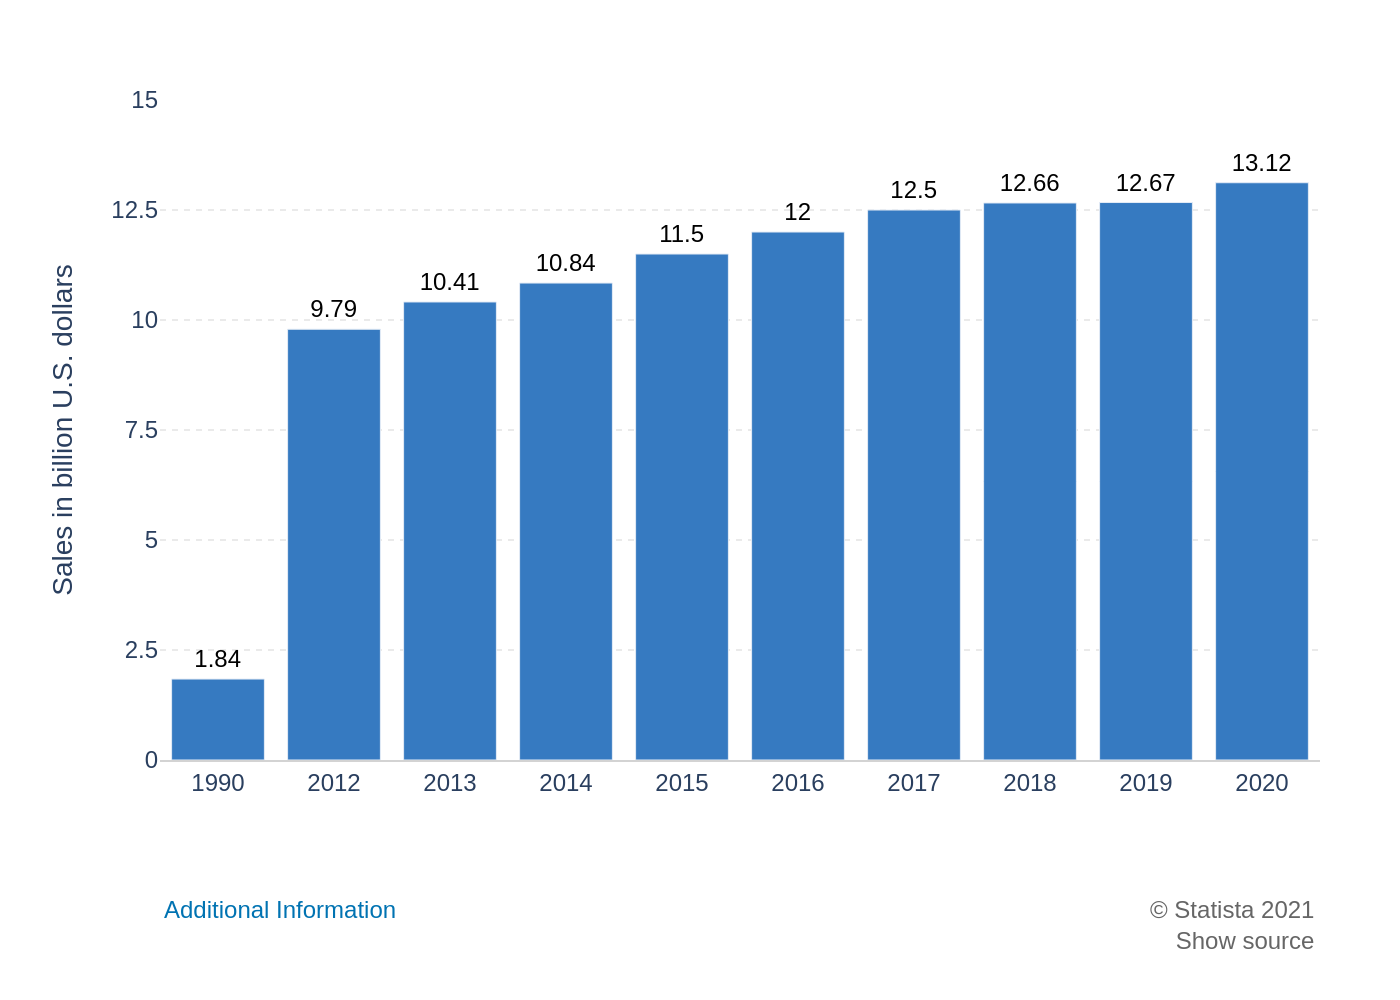

This figure's Python source:
import sys
import json
import os
import plotly.graph_objects as go

if len(sys.argv) != 2:
    print("Usage: python recreate_chart.py <path_to_json_file>")
    sys.exit(1)

json_path = sys.argv[1]

try:
    with open(json_path, 'r', encoding='utf-8') as f:
        chart_info = json.load(f)
except FileNotFoundError:
    print(f"Error: JSON file not found at {json_path}")
    sys.exit(1)
except json.JSONDecodeError:
    print(f"Error: Could not decode JSON from {json_path}")
    sys.exit(1)

base_name = os.path.splitext(os.path.basename(json_path))[0]
output_filename = f"{base_name}.png"

chart_data = chart_info.get('chart_data', [])
texts = chart_info.get('texts', {})
colors = chart_info.get('colors', {})

categories = [item['category'] for item in chart_data]
values = [item['value'] for item in chart_data]

fig = go.Figure()

fig.add_trace(go.Bar(
    x=categories,
    y=values,
    marker_color=colors.get('primary', ['#367AC1'])[0],
    text=values,
    textposition='outside',
    texttemplate='%{text}',
    cliponaxis=False,
    textfont=dict(family='Arial', size=12, color='black')
))

title_parts = []
if texts.get('title'):
    title_parts.append(texts['title'])
if texts.get('subtitle'):
    title_parts.append(f"<span style='font-size:0.8em'>{texts['subtitle']}</span>")
title_text = "<br>".join(title_parts)

annotations = []
if texts.get('note'):
    annotations.append(dict(
        xref='paper', yref='paper',
        x=0, y=-0.2,
        xanchor='left', yanchor='top',
        text=texts['note'],
        showarrow=False,
        font=dict(family='Arial', size=12, color='#0073B2'),
        align='left'
    ))
if texts.get('source'):
    annotations.append(dict(
        xref='paper', yref='paper',
        x=1, y=-0.2,
        xanchor='right', yanchor='top',
        text=texts['source'],
        showarrow=False,
        font=dict(family='Arial', size=12, color='#666666'),
        align='right'
    ))

fig.update_layout(
    title=dict(
        text=title_text,
        x=0.05,
        xanchor='left',
        font=dict(family='Arial')
    ),
    font=dict(family="Arial"),
    plot_bgcolor='white',
    paper_bgcolor='white',
    xaxis=dict(
        title_text=texts.get('x_axis_title'),
        showgrid=False,
        showline=True,
        linewidth=1,
        linecolor='lightgrey',
        tickfont=dict(size=12)
    ),
    yaxis=dict(
        title_text=texts.get('y_axis_title'),
        range=[0, 15],
        tickvals=[0, 2.5, 5, 7.5, 10, 12.5, 15],
        showgrid=True,
        gridcolor='#EAEAEA',
        gridwidth=1,
        griddash='dot',
        showline=False,
        tickfont=dict(size=12)
    ),
    showlegend=False,
    margin=dict(l=80, r=40, t=50, b=120),
    annotations=annotations
)

fig.write_image(output_filename, scale=2)

print(f"Image saved to {output_filename}")
